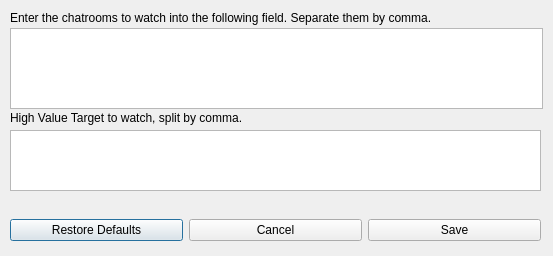
<?xml version="1.0" encoding="UTF-8"?>
<ui version="4.0">
 <class>Dialog</class>
 <widget class="QDialog" name="Dialog">
  <property name="geometry">
   <rect>
    <x>0</x>
    <y>0</y>
    <width>553</width>
    <height>256</height>
   </rect>
  </property>
  <property name="sizePolicy">
   <sizepolicy hsizetype="Fixed" vsizetype="Fixed">
    <horstretch>0</horstretch>
    <verstretch>0</verstretch>
   </sizepolicy>
  </property>
  <property name="minimumSize">
   <size>
    <width>553</width>
    <height>0</height>
   </size>
  </property>
  <property name="windowTitle">
   <string>Chatrooms</string>
  </property>
  <widget class="QPlainTextEdit" name="HighValueTextEdit">
   <property name="geometry">
    <rect>
     <x>10</x>
     <y>130</y>
     <width>531</width>
     <height>61</height>
    </rect>
   </property>
  </widget>
  <widget class="QLabel" name="label_2">
   <property name="geometry">
    <rect>
     <x>10</x>
     <y>110</y>
     <width>533</width>
     <height>16</height>
    </rect>
   </property>
   <property name="text">
    <string>High Value Target to watch, split by comma.</string>
   </property>
   <property name="textFormat">
    <enum>Qt::PlainText</enum>
   </property>
   <property name="wordWrap">
    <bool>true</bool>
   </property>
  </widget>
  <widget class="QPlainTextEdit" name="roomnamesField">
   <property name="geometry">
    <rect>
     <x>10</x>
     <y>28</y>
     <width>533</width>
     <height>81</height>
    </rect>
   </property>
  </widget>
  <widget class="QWidget" name="">
   <property name="geometry">
    <rect>
     <x>10</x>
     <y>210</y>
     <width>531</width>
     <height>41</height>
    </rect>
   </property>
   <layout class="QHBoxLayout" name="horizontalLayout_2">
    <item>
     <widget class="QPushButton" name="defaultButton">
      <property name="text">
       <string>Restore Defaults</string>
      </property>
     </widget>
    </item>
    <item>
     <widget class="QPushButton" name="cancelButton">
      <property name="text">
       <string>Cancel</string>
      </property>
     </widget>
    </item>
    <item>
     <widget class="QPushButton" name="saveButton">
      <property name="text">
       <string>Save</string>
      </property>
     </widget>
    </item>
   </layout>
  </widget>
  <widget class="QLabel" name="label">
   <property name="geometry">
    <rect>
     <x>10</x>
     <y>10</y>
     <width>533</width>
     <height>16</height>
    </rect>
   </property>
   <property name="text">
    <string>Enter the chatrooms to watch into the following field. Separate them by comma.</string>
   </property>
   <property name="textFormat">
    <enum>Qt::PlainText</enum>
   </property>
   <property name="wordWrap">
    <bool>true</bool>
   </property>
  </widget>
 </widget>
 <resources/>
 <connections/>
</ui>
